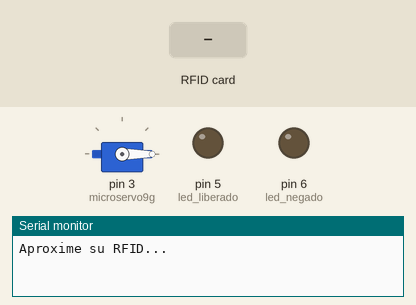
This sketch was run on a simulated Arduino Uno, built with avr-gcc and run on an emulated ATmega328P. Shown: servo, output pins drawn as LEDs (lit = HIGH), the last lines printed to the serial monitor. Dashed ring = blinking. The inputs (shaded band) are chosen by the test bench. Pins used as bus, display or sensor lines are not drawn.

Above: at 1.2 s.
1.3 s: RFID card 49 6F 14 B4 held to the reader
At 1.4 s:
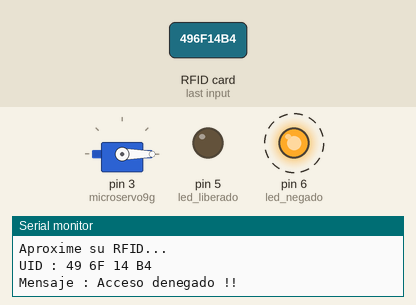
4.3 s: RFID card 99 8D 13 C3 held to the reader
At 4.9 s:
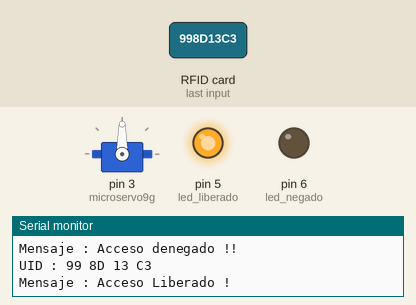
Timing chart, 0 to 10.8 s (numbered marks = the images above; inputs shaded):
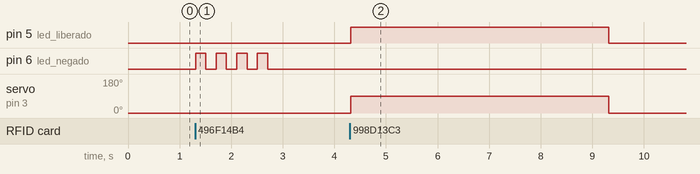

Measured:
- after the input at 1.3 s, pin 6 (led_negado): alternates HIGH for 0.20 s and LOW for 0.20 s, 8 changes in all, then stays LOW, starting at once
- after the input at 4.3 s, pin 5 (led_liberado): LOW → HIGH at once, → LOW 5.0 s later; servo on pin 3 (microservo9g): 0° → 90° at once, → 0° 5.0 s later

The sketch:

Rfid_servo.ino
```cpp
#include <SPI.h>
#include <MFRC522.h>
#include <Servo.h>

Servo microservo9g;
#define SS_PIN 10
#define RST_PIN 9

MFRC522 mfrc522(SS_PIN, RST_PIN);

int led_liberado = 5;
int led_negado = 6;
char st[20];
void setup()
{
  pinMode(led_liberado, OUTPUT);
  pinMode(led_negado, OUTPUT);
  microservo9g.attach(3);
  microservo9g.write(-90);
  // Inicia a serial
  Serial.begin(9600);
  // Inicia  SPI bus
  SPI.begin();
  // Inicia MFRC522
  mfrc522.PCD_Init();

  Serial.println("Aproxime su RFID...");
  Serial.println();
}
void loop()
{

  if ( ! mfrc522.PICC_IsNewCardPresent())
  {
    return;
  }

  if ( ! mfrc522.PICC_ReadCardSerial())
  {
    return;
  }

  Serial.print("UID :");
  String conteudo= "";
  byte letra;
  for (byte i = 0; i < mfrc522.uid.size; i++)
  {
     Serial.print(mfrc522.uid.uidByte[i] < 0x10 ? " 0" : " ");
     Serial.print(mfrc522.uid.uidByte[i], HEX);
     conteudo.concat(String(mfrc522.uid.uidByte[i] < 0x10 ? " 0" : " "));
     conteudo.concat(String(mfrc522.uid.uidByte[i], HEX));
  }
  Serial.println();
  Serial.print("Mensaje : ");
  conteudo.toUpperCase();

  // Testa se o cartao1 foi lido
  if (conteudo.substring(1) == "99 8D 13 C3")
  {
    // Levanta a cancela e acende o led verde
    microservo9g.write(90);
    digitalWrite(led_liberado, HIGH);
    Serial.println("Acceso Liberado !");
    Serial.println();
    delay(5000);
    microservo9g.write(-90);
    digitalWrite(led_liberado, LOW);
    }

  // Testa se o cartao2 foi lido
  if (conteudo.substring(1) == "49 6F 14 B4")
  {
    Serial.println("Acceso denegado !!");
    Serial.println();
    // Pisca o led vermelho
    for (int i= 1; i<5 ; i++)
    {
      digitalWrite(led_negado, HIGH);
      delay(200);
      digitalWrite(led_negado, LOW);
      delay(200);
    }
  }
  delay(1000);
}
```
